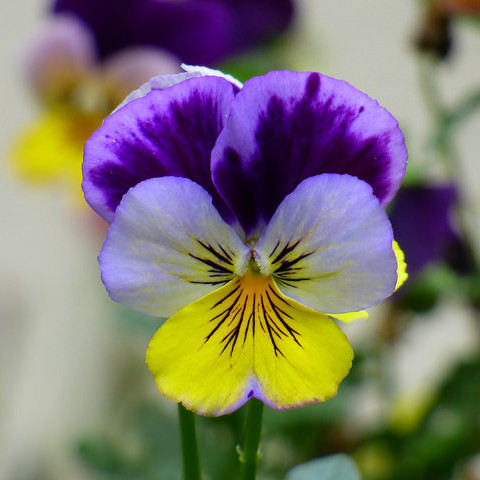
#> input picture TD1/Fleur.jpg, 480 x 480 px, found by its file name
$ python TD1Ex2.py
#> lines starting #> are read from the running program, lines starting #| are printed output that depends on the picture
# -*- coding: utf-8 -*-
"""
Ce script illustre le traitement d'images couleur et leur conversion en niveaux de gris
"""

# Import des bibliothèques nécessaires
import numpy as np          # Pour les calculs matriciels
import skimage as ski      # Pour le traitement d'images
import matplotlib.pyplot as plt  # Pour l'affichage des images

"""
SECTION 1: CHARGEMENT D'UNE IMAGE RGB
Une image RGB (Red Green Blue) est composée de 3 canaux de couleur.
Chaque pixel est représenté par 3 valeurs entre 0 et 255.
"""

# Charge l'image 'fleur.jpg' depuis le dossier TD1
im = ski.io.imread('TD1/fleur.jpg')
#> im is the input picture: shape (480, 480, 3); mean R, G, B 125.8, 118.7, 108.4

# Affiche l'image dans une nouvelle figure
plt.figure()
plt.imshow(im)

# Affiche les informations sur l'image
print("Type de l'image : ", im.dtype)    # Type des données (uint8 = entiers 0-255)
#| Type de l'image :  uint8
print("Dimensions      : ", im.ndim)     # Nombre de dimensions (3 pour RGB)
#| Dimensions      :  3
print("Taille          : ", im.shape)    # Taille (hauteur, largeur, canaux)
#| Taille          :  (480, 480, 3)

"""
SECTION 2: SÉPARATION DES CANAUX RGB
On extrait chaque canal de couleur pour les visualiser séparément.
"""

# Récupère les dimensions de l'image
H,W,P = im.shape
#> H = 480; W = 480; P = 3

# Extrait chaque canal de couleur
R = im[:,:,0]  # Canal rouge (première composante)
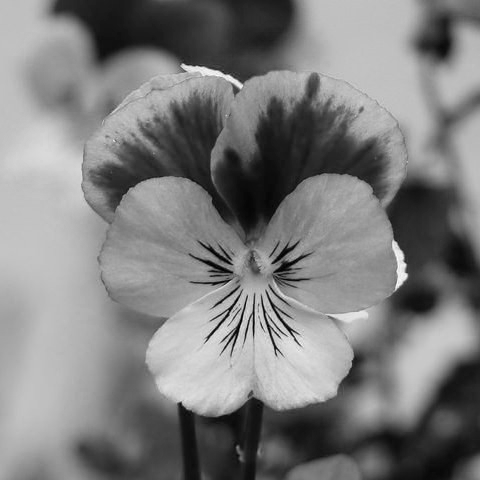
#> R: shape (480, 480); min 0, max 255, mean 125.8
G = im[:,:,1]  # Canal vert (deuxième composante)
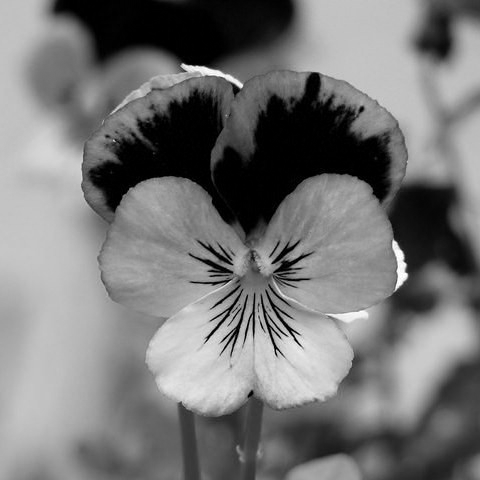
#> G: shape (480, 480); min 0, max 255, mean 118.7
B = im[:,:,2]  # Canal bleu (troisième composante)
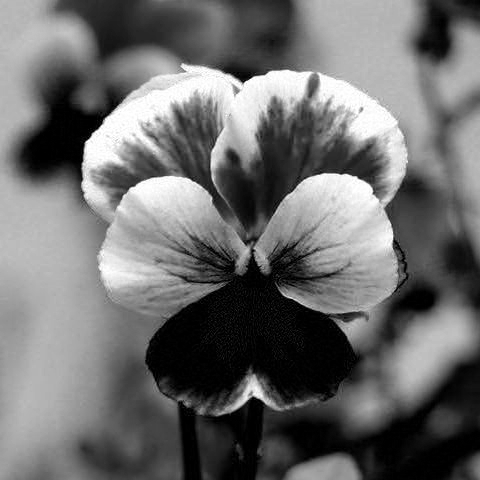
#> B: shape (480, 480); min 0, max 255, mean 108.4

# Affiche les 3 canaux côte à côte
plt.figure(figsize=(15,5))
plt.subplot(1,3,1)
plt.imshow(R,cmap='gray')  # Affiche le canal R en niveaux de gris
plt.title('Canal R')
plt.subplot(1,3,2)
plt.imshow(G,cmap='gray')  # Affiche le canal V en niveaux de gris
plt.title('Canal V')
plt.subplot(1,3,3)
plt.imshow(B,cmap='gray')  # Affiche le canal B en niveaux de gris
plt.title('Canal B')
plt.show()
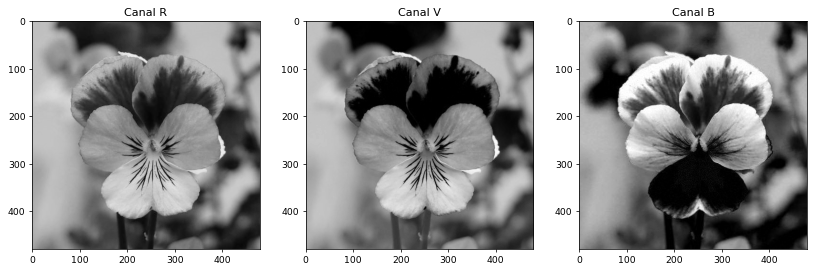
#> figure drawn by matplotlib, 3 panels

"""
SECTION 3: CONVERSION EN NIVEAUX DE GRIS
Il existe plusieurs méthodes pour convertir une image couleur en niveaux de gris:
1. Moyenne pondérée des canaux (formule standard)
2. Moyenne simple des canaux (moins précise)
3. Fonction intégrée de scikit-image
"""

# Méthode 1: Conversion avec la formule standard
# Ces coefficients prennent en compte la sensibilité de l'œil aux différentes couleurs
img = 0.299*R + 0.587*G + 0.114*B
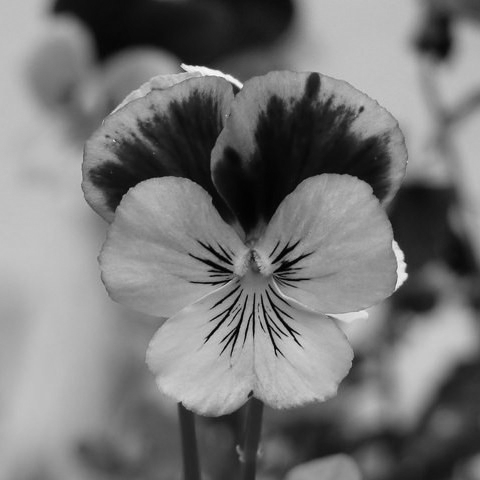
#> img: shape (480, 480) float64; min 0.299, max 252.6, mean 119.6

# Méthode 2 (en commentaire): Moyenne simple des canaux
# img = (R + G + B)/3

# Affiche les résultats des deux méthodes de conversion
plt.figure(figsize=(10,5))
plt.subplot(1,2,1)
plt.imshow(img,cmap = 'gray')
plt.title('Ma conversion')
print("Type de l'image : ", img.dtype)    # Le type change car résultat d'opérations flottantes
#| Type de l'image :  float64
print("Dimensions      : ", img.ndim)     # 2 dimensions car image en niveaux de gris
#| Dimensions      :  2
print("Taille          : ", img.shape)    # Plus que hauteur et largeur (plus de canaux)
#| Taille          :  (480, 480)

# Méthode 3: Utilisation de la fonction intégrée de scikit-image
img2 = ski.color.rgb2gray(im)
plt.subplot(1,2,2)
plt.imshow(img2,cmap = 'gray')
plt.title('scikit-Image conversion')
print("Type de l'image : ", img2.dtype)
#| Type de l'image :  float64
print("Dimensions      : ", img2.ndim)
#| Dimensions      :  2
print("Taille          : ", img2.shape)
#| Taille          :  (480, 480)

# Compare si les deux conversions donnent le même résultat
print('img2 = img :' + str(np.array_equal(img,img2)))
#| img2 = img :False
